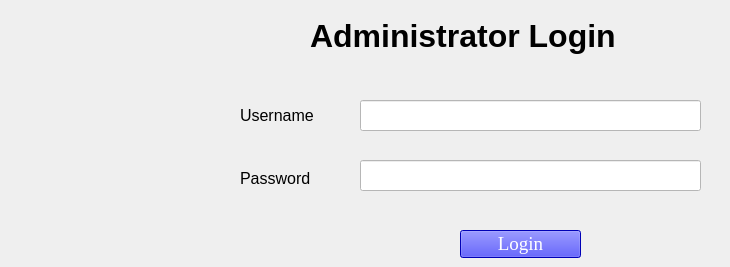
    <widget class="QWidget" name="tab">
     <attribute name="title">
      <string>Login</string>
     </attribute>
     <widget class="QLabel" name="label_2">
      <property name="geometry">
       <rect>
        <x>310</x>
        <y>10</y>
        <width>411</width>
        <height>51</height>
       </rect>
      </property>
      <property name="font">
       <font>
        <pointsize>24</pointsize>
        <weight>75</weight>
        <bold>true</bold>
       </font>
      </property>
      <property name="text">
       <string>Administrator Login</string>
      </property>
     </widget>
     <widget class="QLabel" name="label_3">
      <property name="geometry">
       <rect>
        <x>240</x>
        <y>100</y>
        <width>101</width>
        <height>31</height>
       </rect>
      </property>
      <property name="font">
       <font>
        <pointsize>12</pointsize>
       </font>
      </property>
      <property name="text">
       <string>Username</string>
      </property>
     </widget>
     <widget class="QLineEdit" name="tb01">
      <property name="geometry">
       <rect>
        <x>360</x>
        <y>100</y>
        <width>341</width>
        <height>31</height>
       </rect>
      </property>
      <property name="font">
       <font>
        <pointsize>12</pointsize>
       </font>
      </property>
      <property name="styleSheet">
       <string notr="true">background-color: rgb(255, 255, 255);</string>
      </property>
     </widget>
     <widget class="QLabel" name="label_4">
      <property name="geometry">
       <rect>
        <x>240</x>
        <y>170</y>
        <width>161</width>
        <height>16</height>
       </rect>
      </property>
      <property name="font">
       <font>
        <pointsize>12</pointsize>
       </font>
      </property>
      <property name="text">
       <string>Password</string>
      </property>
     </widget>
     <widget class="QLineEdit" name="tb02">
      <property name="geometry">
       <rect>
        <x>360</x>
        <y>160</y>
        <width>341</width>
        <height>31</height>
       </rect>
      </property>
      <property name="font">
       <font>
        <pointsize>11</pointsize>
       </font>
      </property>
      <property name="styleSheet">
       <string notr="true">background-color: rgb(255, 255, 255);</string>
      </property>
      <property name="echoMode">
       <enum>QLineEdit::Password</enum>
      </property>
     </widget>
     <widget class="QPushButton" name="b01">
      <property name="geometry">
       <rect>
        <x>460</x>
        <y>230</y>
        <width>121</width>
        <height>28</height>
       </rect>
      </property>
      <property name="font">
       <font>
        <family>Times New Roman</family>
        <pointsize>14</pointsize>
        <weight>9</weight>
        <italic>false</italic>
        <bold>false</bold>
       </font>
      </property>
      <property name="styleSheet">
       <string notr="true">background-color: rgb(0, 0, 255);
color: rgb(255, 255, 255);
font: 75 14pt &quot;Times New Roman&quot;;
</string>
      </property>
      <property name="text">
       <string>Login</string>
      </property>
      <property name="default">
       <bool>false</bool>
      </property>
      <property name="flat">
       <bool>false</bool>
      </property>
     </widget>
    </widget>
